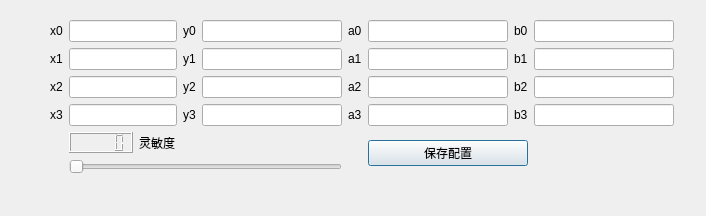
<?xml version="1.0" encoding="UTF-8"?>
<ui version="4.0">
 <class>Dialog</class>
 <widget class="QDialog" name="Dialog">
  <property name="geometry">
   <rect>
    <x>0</x>
    <y>0</y>
    <width>706</width>
    <height>216</height>
   </rect>
  </property>
  <property name="windowTitle">
   <string>Dialog</string>
  </property>
  <widget class="QWidget" name="">
   <property name="geometry">
    <rect>
     <x>50</x>
     <y>20</y>
     <width>624</width>
     <height>154</height>
    </rect>
   </property>
   <layout class="QGridLayout" name="gridLayout">
    <item row="0" column="0">
     <widget class="QLabel" name="label_2">
      <property name="text">
       <string>x0</string>
      </property>
     </widget>
    </item>
    <item row="0" column="1" colspan="2">
     <widget class="QLineEdit" name="x0"/>
    </item>
    <item row="0" column="3">
     <widget class="QLabel" name="label_3">
      <property name="text">
       <string>y0</string>
      </property>
     </widget>
    </item>
    <item row="0" column="4">
     <widget class="QLineEdit" name="y0"/>
    </item>
    <item row="0" column="5">
     <widget class="QLabel" name="label_10">
      <property name="text">
       <string>a0</string>
      </property>
     </widget>
    </item>
    <item row="0" column="6">
     <widget class="QLineEdit" name="a0"/>
    </item>
    <item row="0" column="7">
     <widget class="QLabel" name="label_14">
      <property name="text">
       <string>b0</string>
      </property>
     </widget>
    </item>
    <item row="0" column="8">
     <widget class="QLineEdit" name="b0"/>
    </item>
    <item row="1" column="0">
     <widget class="QLabel" name="label_4">
      <property name="text">
       <string>x1</string>
      </property>
     </widget>
    </item>
    <item row="1" column="1" colspan="2">
     <widget class="QLineEdit" name="x1"/>
    </item>
    <item row="1" column="3">
     <widget class="QLabel" name="label_5">
      <property name="text">
       <string>y1</string>
      </property>
     </widget>
    </item>
    <item row="1" column="4">
     <widget class="QLineEdit" name="y1"/>
    </item>
    <item row="1" column="5">
     <widget class="QLabel" name="label_11">
      <property name="text">
       <string>a1</string>
      </property>
     </widget>
    </item>
    <item row="1" column="6">
     <widget class="QLineEdit" name="a1"/>
    </item>
    <item row="1" column="7">
     <widget class="QLabel" name="label_15">
      <property name="text">
       <string>b1</string>
      </property>
     </widget>
    </item>
    <item row="1" column="8">
     <widget class="QLineEdit" name="b1"/>
    </item>
    <item row="2" column="0">
     <widget class="QLabel" name="label_6">
      <property name="text">
       <string>x2</string>
      </property>
     </widget>
    </item>
    <item row="2" column="1" colspan="2">
     <widget class="QLineEdit" name="x2"/>
    </item>
    <item row="2" column="3">
     <widget class="QLabel" name="label_7">
      <property name="text">
       <string>y2</string>
      </property>
     </widget>
    </item>
    <item row="2" column="4">
     <widget class="QLineEdit" name="y2"/>
    </item>
    <item row="2" column="5">
     <widget class="QLabel" name="label_12">
      <property name="text">
       <string>a2</string>
      </property>
     </widget>
    </item>
    <item row="2" column="6">
     <widget class="QLineEdit" name="a2"/>
    </item>
    <item row="2" column="7">
     <widget class="QLabel" name="label_16">
      <property name="text">
       <string>b2</string>
      </property>
     </widget>
    </item>
    <item row="2" column="8">
     <widget class="QLineEdit" name="b2"/>
    </item>
    <item row="3" column="0">
     <widget class="QLabel" name="label_8">
      <property name="text">
       <string>x3</string>
      </property>
     </widget>
    </item>
    <item row="3" column="1" colspan="2">
     <widget class="QLineEdit" name="x3"/>
    </item>
    <item row="3" column="3">
     <widget class="QLabel" name="label_9">
      <property name="text">
       <string>y3</string>
      </property>
     </widget>
    </item>
    <item row="3" column="4">
     <widget class="QLineEdit" name="y3"/>
    </item>
    <item row="3" column="5">
     <widget class="QLabel" name="label_13">
      <property name="text">
       <string>a3</string>
      </property>
     </widget>
    </item>
    <item row="3" column="6">
     <widget class="QLineEdit" name="a3"/>
    </item>
    <item row="3" column="7">
     <widget class="QLabel" name="label_17">
      <property name="text">
       <string>b3</string>
      </property>
     </widget>
    </item>
    <item row="3" column="8">
     <widget class="QLineEdit" name="b3"/>
    </item>
    <item row="4" column="1">
     <widget class="QLCDNumber" name="thresholdNumber"/>
    </item>
    <item row="4" column="2" colspan="2">
     <widget class="QLabel" name="label">
      <property name="text">
       <string>灵敏度</string>
      </property>
     </widget>
    </item>
    <item row="4" column="6" rowspan="2" colspan="2">
     <widget class="QPushButton" name="save_conf">
      <property name="text">
       <string>保存配置</string>
      </property>
     </widget>
    </item>
    <item row="5" column="1" colspan="4">
     <widget class="QSlider" name="threshold">
      <property name="orientation">
       <enum>Qt::Horizontal</enum>
      </property>
     </widget>
    </item>
   </layout>
  </widget>
 </widget>
 <resources/>
 <connections>
  <connection>
   <sender>threshold</sender>
   <signal>valueChanged(int)</signal>
   <receiver>thresholdNumber</receiver>
   <slot>display(int)</slot>
   <hints>
    <hint type="sourcelabel">
     <x>175</x>
     <y>669</y>
    </hint>
    <hint type="destinationlabel">
     <x>61</x>
     <y>641</y>
    </hint>
   </hints>
  </connection>
  <connection>
   <sender>save_conf</sender>
   <signal>clicked()</signal>
   <receiver>Dialog</receiver>
   <slot>accept()</slot>
   <hints>
    <hint type="sourcelabel">
     <x>567</x>
     <y>661</y>
    </hint>
    <hint type="destinationlabel">
     <x>371</x>
     <y>347</y>
    </hint>
   </hints>
  </connection>
 </connections>
</ui>
